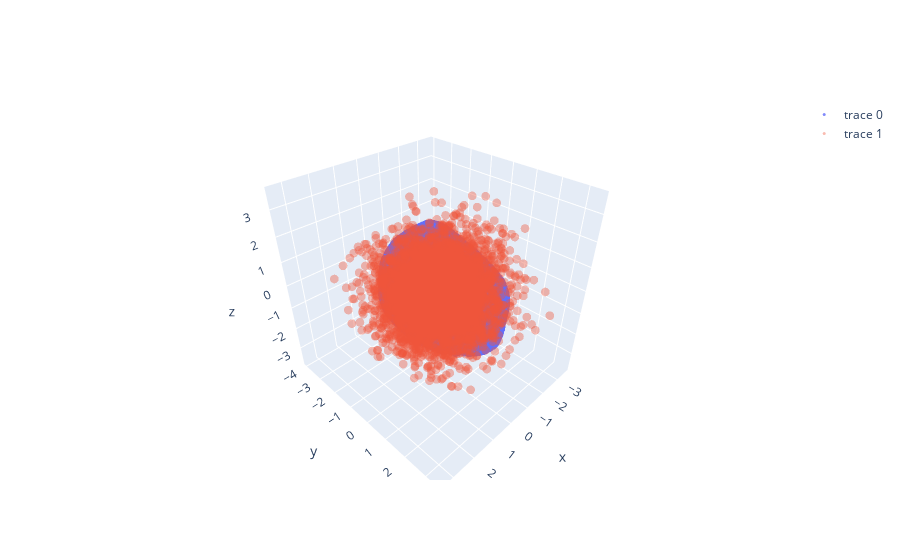

The code cell stored with this chart in its notebook:
### Markdown cell above
In this case we can also see the samples from the easy-to-sample distribution.

### Code cell
fig = go.Figure(data=[go.Scatter3d(x=gen_samples[:,0], y=gen_samples[:,1], z=gen_samples[:,2],
                                   mode='markers',
                             marker=dict(size=3,opacity=0.8)),
                go.Scatter3d(x=x_1[:,0], y=x_1[:,1], z=x_1[:,2],
                                   mode='markers',
                             marker=dict(size=3,opacity=0.4)),])
fig.show()

### Figure 1 — Plotly figure (JSON) as saved in the notebook; plotly's stock layout.template omitted (floating-point values rounded to 4 significant figures; data arrays with more than 128 entries replaced by an {"elided": "..."} marker saying what was removed)
{"data": [{"marker": {"opacity": 0.8, "size": 3}, "mode": "markers", "type": "scatter3d", "x": {"elided": "5000 float values"}, "y": {"elided": "5000 float values"}, "z": {"elided": "5000 float values"}}, {"marker": {"opacity": 0.4, "size": 3}, "mode": "markers", "type": "scatter3d", "x": {"elided": "5000 float values"}, "y": {"elided": "5000 float values"}, "z": {"elided": "5000 float values"}}], "layout": {}}
